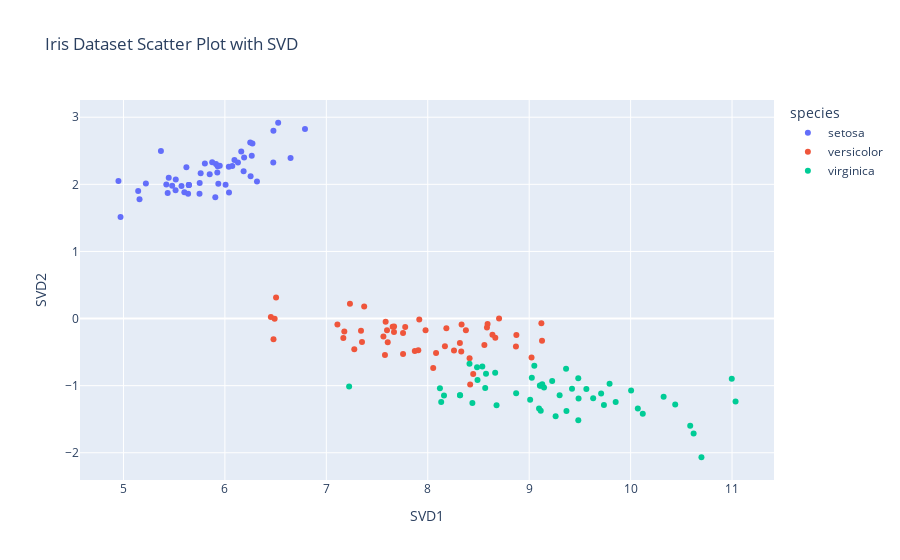
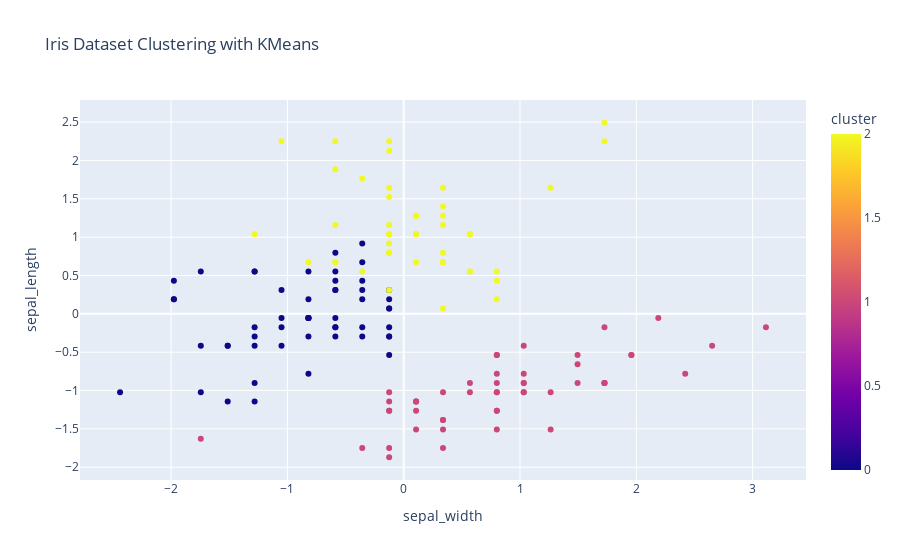
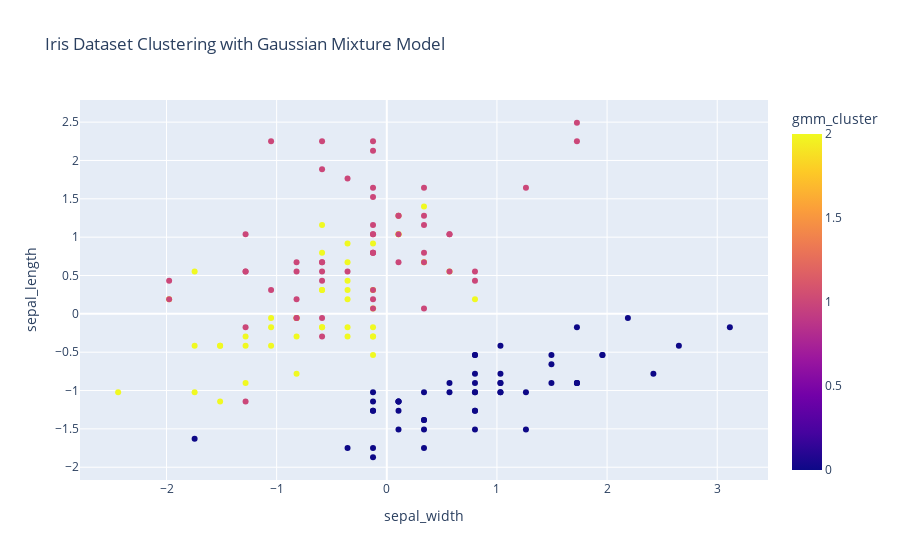

Notebook code for these charts, in order:
### Markdown cell above
# Data Preprocessing:
- In this section, we will preprocess the data to make it suitable for applying advanced data analysis techniques. We will perform dimensionality reduction using TruncatedSVD and standardize the data using StandardScaler.
- Then we apply TruncatedSVD to reduce the dimensionality of the iris dataset. This allows us to visualize the data more effectively in a 2D scatter plot.
- Standardizing the data ensures that each feature has a mean of 0 and a standard deviation of 1. This preprocessing step is important for some machine learning algorithms, especially for distance-based algorithms like KMeans clustering.
- Scatter Plot with Reduced Data, we create a scatter plot using the dimensionally-reduced data obtained from TruncatedSVD.
- we apply KMeans clustering to the standardized data and visualize the clusters in a scatter plot.
- Gaussian Mixture Model clustering to the standardized data and visualize the clusters in a scatter plot.

### Code cell
# Data Preprocessing:
# Perform dimensionality reduction using TruncatedSVD
svd = TruncatedSVD(n_components=2)
reduced_data = svd.fit_transform(data[['sepal_width', 'sepal_length', 'petal_width', 'petal_length']])
reduced_data = pd.DataFrame(reduced_data, columns=['SVD1', 'SVD2'])
reduced_data['species'] = data['species']

# Create a scatter plot with reduced data
fig = px.scatter(reduced_data, x='SVD1', y='SVD2', color='species', title='Iris Dataset Scatter Plot with SVD')
fig.show()

# Standardize the data
scaler = StandardScaler()
scaled_data = scaler.fit_transform(data[['sepal_width', 'sepal_length', 'petal_width', 'petal_length']])
scaled_data = pd.DataFrame(scaled_data, columns=['sepal_width', 'sepal_length', 'petal_width', 'petal_length'])
scaled_data['species'] = data['species']

# Perform clustering using KMeans
kmeans = KMeans(n_clusters=3)
clusters = kmeans.fit_predict(scaled_data[['sepal_width', 'sepal_length', 'petal_width', 'petal_length']])
scaled_data['cluster'] = clusters

# Create a scatter plot with clusters
fig = px.scatter(scaled_data, x='sepal_width', y='sepal_length', color='cluster', title='Iris Dataset Clustering with KMeans')
fig.show()

# Perform Gaussian Mixture Model clustering
gmm = GaussianMixture(n_components=3)
gmm_clusters = gmm.fit_predict(scaled_data[['sepal_width', 'sepal_length', 'petal_width', 'petal_length']])
scaled_data['gmm_cluster'] = gmm_clusters

# Create a scatter plot with GMM clusters
fig = px.scatter(scaled_data, x='sepal_width', y='sepal_length', color='gmm_cluster', title='Iris Dataset Clustering with Gaussian Mixture Model')
fig.show()

### Figure 1 — Plotly figure (JSON) as saved in the notebook; plotly's stock layout.template omitted (floating-point values rounded to 4 significant figures)
{"data": [{"hovertemplate": "species=setosa<br>SVD1=%{x}<br>SVD2=%{y}<extra></extra>", "legendgroup": "setosa", "marker": {"color": "#636efa", "symbol": "circle"}, "mode": "markers", "name": "setosa", "orientation": "v", "showlegend": true, "type": "scatter", "x": [5.912, 5.572, 5.446, 5.436, 5.875, 6.477, 5.515, 5.85, 5.159, 5.645, 6.265, 5.752, 5.48, 4.951, 6.525, 6.79, 6.272, 5.929, 6.648, 6.094, 6.254, 6.073, 5.369, 6.041, 5.905, 5.75, 5.935, 6.039, 5.949, 5.6, 5.638, 6.184, 6.25, 6.479, 5.645, 5.621, 6.161, 5.645, 5.145, 5.926, 5.803, 4.971, 5.221, 6.007, 6.316, 5.514, 6.129, 5.423, 6.19, 5.761], "xaxis": "x", "y": [2.303, 1.974, 2.097, 1.872, 2.329, 2.326, 2.072, 2.149, 1.776, 1.992, 2.427, 2.021, 1.98, 2.049, 2.918, 2.825, 2.609, 2.269, 2.391, 2.362, 2.122, 2.273, 2.499, 1.878, 1.809, 1.861, 2.01, 2.261, 2.278, 1.884, 1.858, 2.195, 2.623, 2.799, 1.992, 2.253, 2.489, 1.992, 1.902, 2.178, 2.311, 1.514, 2.011, 1.995, 2.044, 1.911, 2.325, 1.997, 2.399, 2.166], "yaxis": "y"}, {"hovertemplate": "species=versicolor<br>SVD1=%{x}<br>SVD2=%{y}<extra></extra>", "legendgroup": "versicolor", "marker": {"color": "#EF553B", "symbol": "circle"}, "mode": "markers", "name": "versicolor", "orientation": "v", "showlegend": true, "type": "scatter", "x": [9.12, 8.584, 9.127, 7.276, 8.558, 7.872, 8.666, 6.453, 8.638, 7.168, 6.479, 7.978, 7.563, 8.33, 7.374, 8.703, 7.907, 7.654, 8.054, 7.342, 8.413, 7.916, 8.448, 8.259, 8.334, 8.59, 8.87, 9.023, 8.169, 7.233, 7.178, 7.109, 7.585, 8.418, 7.757, 8.376, 8.874, 8.082, 7.668, 7.352, 7.578, 8.317, 7.598, 6.491, 7.605, 7.778, 7.757, 8.183, 6.505, 7.667], "xaxis": "x", "y": [-0.07002, -0.1342, -0.3293, -0.4585, -0.3945, -0.4833, -0.2846, 0.02418, -0.2425, -0.2898, -0.307, -0.1734, -0.2666, -0.4907, 0.1806, 0.002409, -0.4719, -0.1222, -0.7363, -0.1811, -0.5932, -0.01452, -0.8278, -0.4763, -0.08695, -0.08066, -0.416, -0.5808, -0.412, 0.22, -0.1932, -0.08788, -0.04939, -0.9808, -0.529, -0.174, -0.2447, -0.5134, -0.1193, -0.3495, -0.5441, -0.3654, -0.1748, -0.001723, -0.3537, -0.1272, -0.2161, -0.1441, 0.314, -0.1997], "yaxis": "y"}, {"hovertemplate": "species=virginica<br>SVD1=%{x}<br>SVD2=%{y}<extra></extra>", "legendgroup": "virginica", "marker": {"color": "#00cc96", "symbol": "circle"}, "mode": "markers", "name": "virginica", "orientation": "v", "showlegend": true, "type": "scatter", "x": [9.484, 8.318, 9.853, 9.01, 9.368, 10.59, 7.225, 10.12, 9.261, 10.33, 9.051, 8.872, 9.422, 8.133, 8.44, 9.129, 9.146, 11.03, 10.7, 8.16, 9.709, 8.12, 10.62, 8.574, 9.564, 10.0, 8.486, 8.538, 9.097, 9.793, 10.07, 11.0, 9.114, 8.665, 8.678, 10.44, 9.3, 9.109, 8.412, 9.484, 9.487, 9.364, 8.318, 9.737, 9.631, 9.227, 8.567, 9.026, 9.106, 8.491], "xaxis": "x", "y": [-1.516, -1.141, -1.242, -1.209, -1.378, -1.596, -1.013, -1.42, -1.455, -1.167, -0.7034, -1.112, -1.045, -1.243, -1.259, -0.9771, -1.027, -1.237, -2.067, -1.148, -1.118, -1.037, -1.713, -0.8222, -1.052, -1.072, -0.7254, -0.7159, -1.339, -0.9706, -1.338, -0.8978, -1.373, -0.8061, -1.292, -1.282, -1.144, -1.001, -0.6736, -0.8907, -1.193, -0.7469, -1.141, -1.288, -1.189, -0.9295, -1.037, -0.8832, -0.9962, -0.9149], "yaxis": "y"}], "layout": {"legend": {"title": {"text": "species"}, "tracegroupgap": 0}, "title": {"text": "Iris Dataset Scatter Plot with SVD"}, "xaxis": {"anchor": "y", "domain": [0, 1], "title": {"text": "SVD1"}}, "yaxis": {"anchor": "x", "domain": [0, 1], "title": {"text": "SVD2"}}}}

### Figure 2 — Plotly figure (JSON) as saved in the notebook; plotly's stock layout.template omitted (floating-point values rounded to 4 significant figures; data arrays with more than 128 entries replaced by an {"elided": "..."} marker saying what was removed)
{"data": [{"hovertemplate": "sepal_width=%{x}<br>sepal_length=%{y}<br>cluster=%{marker.color}<extra></extra>", "legendgroup": "", "marker": {"color": {"elided": "150 int values"}, "coloraxis": "coloraxis", "symbol": "circle"}, "mode": "markers", "name": "", "orientation": "v", "showlegend": false, "type": "scatter", "x": {"elided": "150 float values"}, "xaxis": "x", "y": {"elided": "150 float values"}, "yaxis": "y"}], "layout": {"coloraxis": {"colorbar": {"title": {"text": "cluster"}}, "colorscale": [[0, "#0d0887"], [0.1111, "#46039f"], [0.2222, "#7201a8"], [0.3333, "#9c179e"], [0.4444, "#bd3786"], [0.5556, "#d8576b"], [0.6667, "#ed7953"], [0.7778, "#fb9f3a"], [0.8889, "#fdca26"], [1, "#f0f921"]]}, "legend": {"tracegroupgap": 0}, "title": {"text": "Iris Dataset Clustering with KMeans"}, "xaxis": {"anchor": "y", "domain": [0, 1], "title": {"text": "sepal_width"}}, "yaxis": {"anchor": "x", "domain": [0, 1], "title": {"text": "sepal_length"}}}}

### Figure 3 — Plotly figure (JSON) as saved in the notebook; plotly's stock layout.template omitted (floating-point values rounded to 4 significant figures; data arrays with more than 128 entries replaced by an {"elided": "..."} marker saying what was removed)
{"data": [{"hovertemplate": "sepal_width=%{x}<br>sepal_length=%{y}<br>gmm_cluster=%{marker.color}<extra></extra>", "legendgroup": "", "marker": {"color": {"elided": "150 int values"}, "coloraxis": "coloraxis", "symbol": "circle"}, "mode": "markers", "name": "", "orientation": "v", "showlegend": false, "type": "scatter", "x": {"elided": "150 float values"}, "xaxis": "x", "y": {"elided": "150 float values"}, "yaxis": "y"}], "layout": {"coloraxis": {"colorbar": {"title": {"text": "gmm_cluster"}}, "colorscale": [[0, "#0d0887"], [0.1111, "#46039f"], [0.2222, "#7201a8"], [0.3333, "#9c179e"], [0.4444, "#bd3786"], [0.5556, "#d8576b"], [0.6667, "#ed7953"], [0.7778, "#fb9f3a"], [0.8889, "#fdca26"], [1, "#f0f921"]]}, "legend": {"tracegroupgap": 0}, "title": {"text": "Iris Dataset Clustering with Gaussian Mixture Model"}, "xaxis": {"anchor": "y", "domain": [0, 1], "title": {"text": "sepal_width"}}, "yaxis": {"anchor": "x", "domain": [0, 1], "title": {"text": "sepal_length"}}}}
